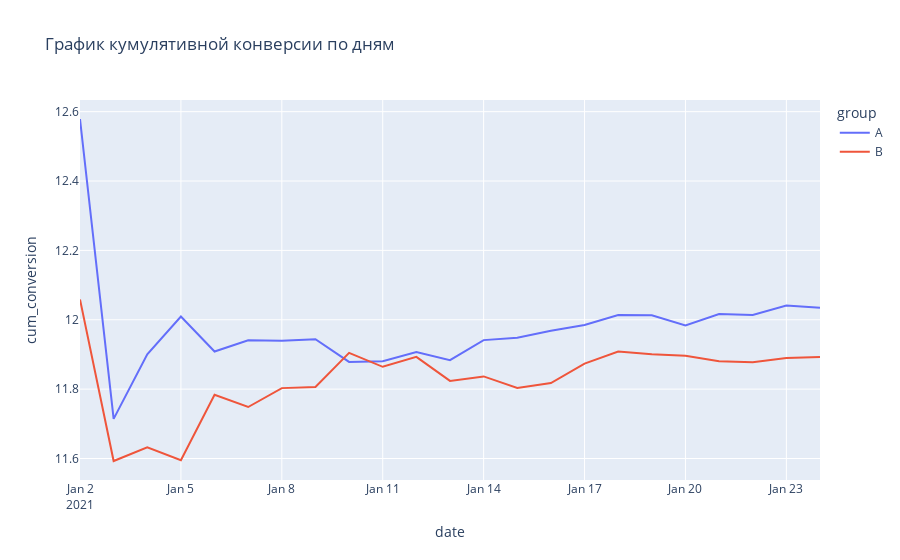
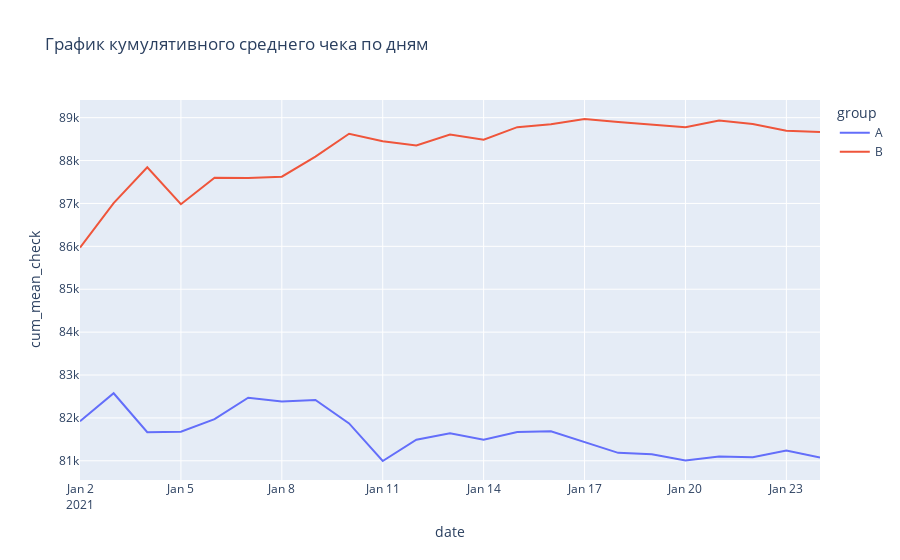

Notebook code cell kept with these figures, in order:
### Markdown cell above
Постройте кумулятивные графики конверсии и среднего чека в каждой группе по дням. Сделайте выводы. Можно ли назвать A/B-тест завершенным - стабилизировались ли значения метрик во времени? Как соотносятся кумулятивные показатели в каждой группе?

### Code cell
fig = px.line(
    data_frame=dayli_data,
    x='date',
    y='cum_conversion',
    color='group',
    title= 'График кумулятивной конверсии по дням'
)
fig.show()
fig_2 = px.line(
    data_frame=dayli_data,
    x='date',
    y='cum_mean_check',
    color='group',
    title= 'График кумулятивного среднего чека по дням'
)
fig_2.show()

### Figure 1 — Plotly figure (JSON) as saved in the notebook; plotly's stock layout.template omitted (floating-point values rounded to 4 significant figures)
{"data": [{"hovertemplate": "group=A<br>date=%{x}<br>cum_conversion=%{y}<extra></extra>", "legendgroup": "A", "line": {"color": "#636efa", "dash": "solid"}, "marker": {"symbol": "circle"}, "mode": "lines", "name": "A", "orientation": "v", "showlegend": true, "type": "scatter", "x": ["2021-01-02T00:00:00", "2021-01-03T00:00:00", "2021-01-04T00:00:00", "2021-01-05T00:00:00", "2021-01-06T00:00:00", "2021-01-07T00:00:00", "2021-01-08T00:00:00", "2021-01-09T00:00:00", "2021-01-10T00:00:00", "2021-01-11T00:00:00", "2021-01-12T00:00:00", "2021-01-13T00:00:00", "2021-01-14T00:00:00", "2021-01-15T00:00:00", "2021-01-16T00:00:00", "2021-01-17T00:00:00", "2021-01-18T00:00:00", "2021-01-19T00:00:00", "2021-01-20T00:00:00", "2021-01-21T00:00:00", "2021-01-22T00:00:00", "2021-01-23T00:00:00", "2021-01-24T00:00:00"], "xaxis": "x", "y": [12.58, 11.71, 11.9, 12.01, 11.91, 11.94, 11.94, 11.94, 11.88, 11.88, 11.91, 11.88, 11.94, 11.95, 11.97, 11.98, 12.01, 12.01, 11.98, 12.02, 12.01, 12.04, 12.03], "yaxis": "y"}, {"hovertemplate": "group=B<br>date=%{x}<br>cum_conversion=%{y}<extra></extra>", "legendgroup": "B", "line": {"color": "#EF553B", "dash": "solid"}, "marker": {"symbol": "circle"}, "mode": "lines", "name": "B", "orientation": "v", "showlegend": true, "type": "scatter", "x": ["2021-01-02T00:00:00", "2021-01-03T00:00:00", "2021-01-04T00:00:00", "2021-01-05T00:00:00", "2021-01-06T00:00:00", "2021-01-07T00:00:00", "2021-01-08T00:00:00", "2021-01-09T00:00:00", "2021-01-10T00:00:00", "2021-01-11T00:00:00", "2021-01-12T00:00:00", "2021-01-13T00:00:00", "2021-01-14T00:00:00", "2021-01-15T00:00:00", "2021-01-16T00:00:00", "2021-01-17T00:00:00", "2021-01-18T00:00:00", "2021-01-19T00:00:00", "2021-01-20T00:00:00", "2021-01-21T00:00:00", "2021-01-22T00:00:00", "2021-01-23T00:00:00", "2021-01-24T00:00:00"], "xaxis": "x", "y": [12.06, 11.59, 11.63, 11.59, 11.78, 11.75, 11.8, 11.81, 11.9, 11.86, 11.89, 11.82, 11.84, 11.8, 11.82, 11.87, 11.91, 11.9, 11.9, 11.88, 11.88, 11.89, 11.89], "yaxis": "y"}], "layout": {"legend": {"title": {"text": "group"}, "tracegroupgap": 0}, "title": {"text": "График кумулятивной конверсии по дням"}, "xaxis": {"anchor": "y", "domain": [0, 1], "title": {"text": "date"}}, "yaxis": {"anchor": "x", "domain": [0, 1], "title": {"text": "cum_conversion"}}}}

### Figure 2 — Plotly figure (JSON) as saved in the notebook; plotly's stock layout.template omitted (floating-point values rounded to 4 significant figures)
{"data": [{"hovertemplate": "group=A<br>date=%{x}<br>cum_mean_check=%{y}<extra></extra>", "legendgroup": "A", "line": {"color": "#636efa", "dash": "solid"}, "marker": {"symbol": "circle"}, "mode": "lines", "name": "A", "orientation": "v", "showlegend": true, "type": "scatter", "x": ["2021-01-02T00:00:00", "2021-01-03T00:00:00", "2021-01-04T00:00:00", "2021-01-05T00:00:00", "2021-01-06T00:00:00", "2021-01-07T00:00:00", "2021-01-08T00:00:00", "2021-01-09T00:00:00", "2021-01-10T00:00:00", "2021-01-11T00:00:00", "2021-01-12T00:00:00", "2021-01-13T00:00:00", "2021-01-14T00:00:00", "2021-01-15T00:00:00", "2021-01-16T00:00:00", "2021-01-17T00:00:00", "2021-01-18T00:00:00", "2021-01-19T00:00:00", "2021-01-20T00:00:00", "2021-01-21T00:00:00", "2021-01-22T00:00:00", "2021-01-23T00:00:00", "2021-01-24T00:00:00"], "xaxis": "x", "y": [81920.0, 82570.0, 81670.0, 81680.0, 81970.0, 82470.0, 82380.0, 82420.0, 81870.0, 81000.0, 81490.0, 81640.0, 81490.0, 81670.0, 81690.0, 81440.0, 81190.0, 81150.0, 81010.0, 81100.0, 81090.0, 81240.0, 81080.0], "yaxis": "y"}, {"hovertemplate": "group=B<br>date=%{x}<br>cum_mean_check=%{y}<extra></extra>", "legendgroup": "B", "line": {"color": "#EF553B", "dash": "solid"}, "marker": {"symbol": "circle"}, "mode": "lines", "name": "B", "orientation": "v", "showlegend": true, "type": "scatter", "x": ["2021-01-02T00:00:00", "2021-01-03T00:00:00", "2021-01-04T00:00:00", "2021-01-05T00:00:00", "2021-01-06T00:00:00", "2021-01-07T00:00:00", "2021-01-08T00:00:00", "2021-01-09T00:00:00", "2021-01-10T00:00:00", "2021-01-11T00:00:00", "2021-01-12T00:00:00", "2021-01-13T00:00:00", "2021-01-14T00:00:00", "2021-01-15T00:00:00", "2021-01-16T00:00:00", "2021-01-17T00:00:00", "2021-01-18T00:00:00", "2021-01-19T00:00:00", "2021-01-20T00:00:00", "2021-01-21T00:00:00", "2021-01-22T00:00:00", "2021-01-23T00:00:00", "2021-01-24T00:00:00"], "xaxis": "x", "y": [85970.0, 87010.0, 87840.0, 86980.0, 87600, 87600.0, 87620.0, 88090.0, 88620.0, 88450.0, 88350.0, 88610.0, 88490.0, 88780.0, 88850.0, 88970.0, 88900.0, 88840.0, 88780.0, 88930.0, 88850.0, 88700.0, 88660.0], "yaxis": "y"}], "layout": {"legend": {"title": {"text": "group"}, "tracegroupgap": 0}, "title": {"text": "График кумулятивного среднего чека по дням"}, "xaxis": {"anchor": "y", "domain": [0, 1], "title": {"text": "date"}}, "yaxis": {"anchor": "x", "domain": [0, 1], "title": {"text": "cum_mean_check"}}}}
